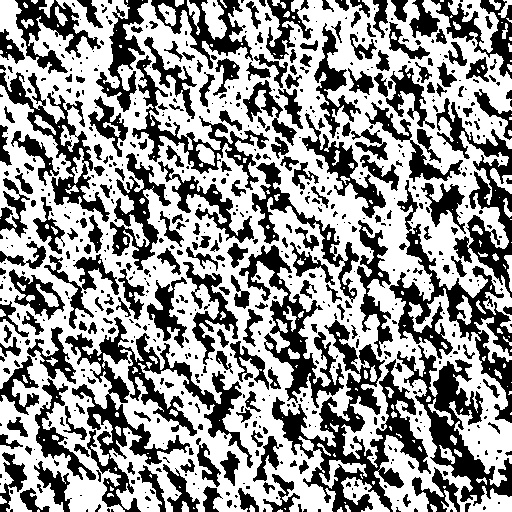
#> input picture Data/Threshold/thresh_noriver8.jpg, 512 x 512 px, found by its file name
$ python descriptorHOG.py   (older library calls are emulated)
#> lines starting #> are read from the running program, lines starting #| are printed output that depends on the picture
"""
=========================================
Creating Histograms using HOG descriptors
=========================================
Project #3 Implementation
"""

import matplotlib.pyplot as plt

from skimage.feature import hog
from skimage import data, exposure
from PIL import Image
import numpy as np
import cv2

image = '/Users/Alex/Dropbox/Documents_WakeForest/Junior/CSC 391/Projects/Project #3/Data/Threshold/thresh_noriver8.jpg'
image = np.array(Image.open(image), dtype=np.uint8)
#> image is the input picture: shape (512, 512); min 0, max 255, mean 148.2
print(image.shape)
#| (512, 512)

fd, hog_image = hog(image, orientations=8, pixels_per_cell=(10, 10),
                    cells_per_block=(1, 1), visualize=True, multichannel=False)
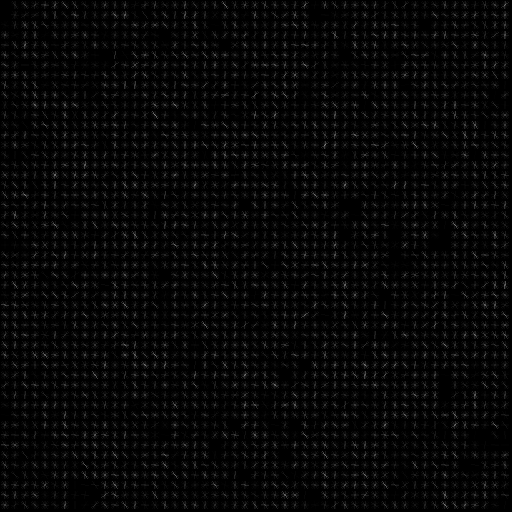
#> hog_image: shape (512, 512) float64; min 0, max 127.2, mean 7.4

print(fd.shape)
#| (20808,)

fig, (ax1, ax2) = plt.subplots(1, 2, figsize=(8, 4), sharex=True, sharey=True)

ax1.axis('off')
ax1.imshow(image, cmap=plt.cm.gray)
ax1.set_title('Input image')

# Rescale histogram for better display
hog_image_rescaled = exposure.rescale_intensity(hog_image, in_range=(0, 10))
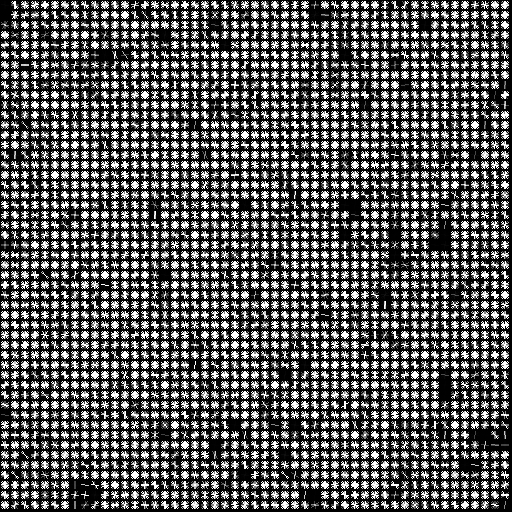
#> hog_image_rescaled: shape (512, 512) float64; min 0, max 1, mean 0.351

ax2.axis('off')
ax2.imshow(hog_image_rescaled, cmap=plt.cm.gray)
ax2.set_title('Histogram of Oriented Gradients')

plt.figure(2)
plt.plot(fd)

plt.show()
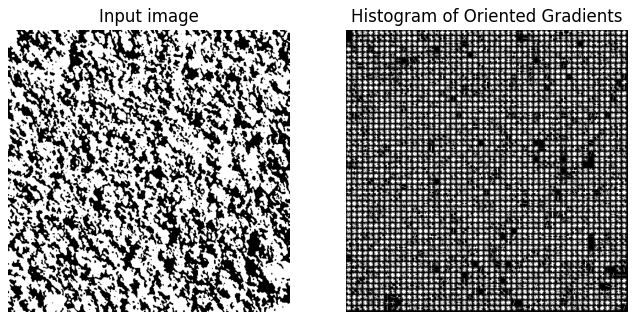
#> figure drawn by matplotlib, 2 panels
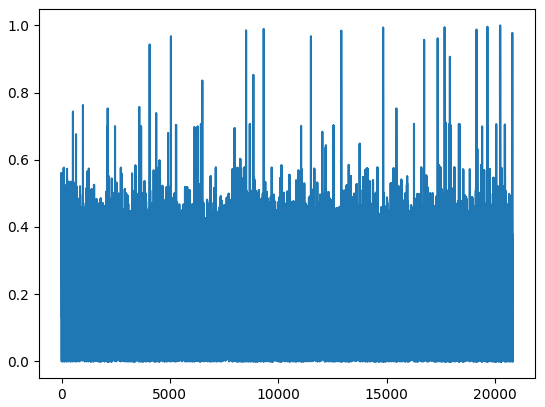
#> figure drawn by matplotlib, 1 panel; curve peaks at x = 20240, y = 1

$ run again, with Data/Threshold/thresh_noriver1.jpg copied over Data/Threshold/thresh_noriver8.jpg
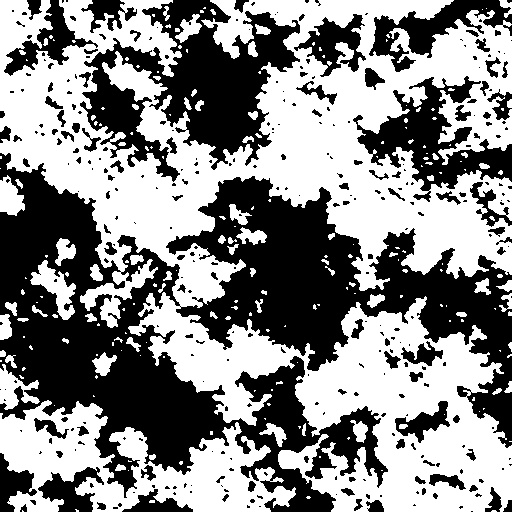
#> input picture Data/Threshold/thresh_noriver1.jpg, 512 x 512 px, found by its file name
#> image is the input picture: shape (512, 512); min 0, max 255, mean 137.6
#| (512, 512)
#| (20808,)
#> `hog_image_rescaled = exposure.rescale_intensity(hog_image, in_range=(0..`:
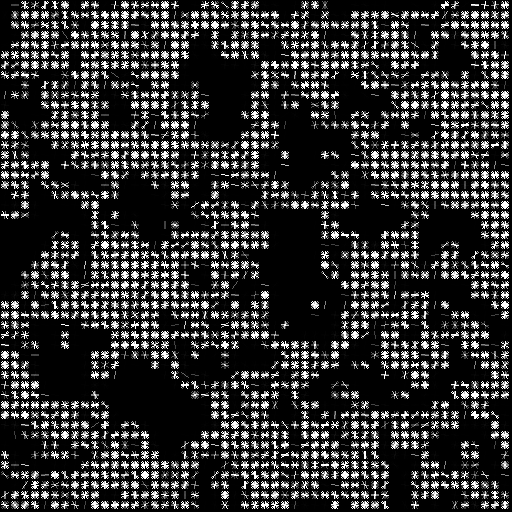
#> hog_image_rescaled: shape (512, 512) float64; min 0, max 1, mean 0.202
#> `plt.show()`:
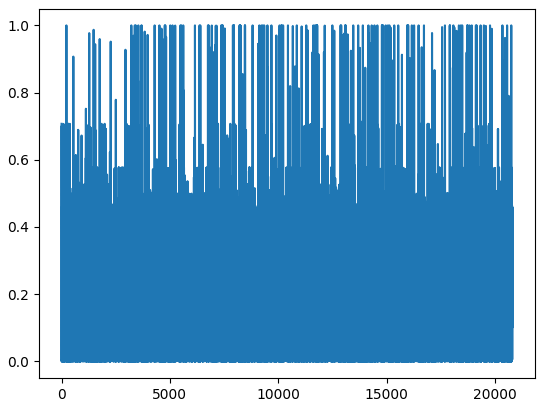
#> figure drawn by matplotlib, 1 panel; curve peaks at x = 224, y = 1

$ run again, with Data/Threshold/thresh_noriver10.jpg copied over Data/Threshold/thresh_noriver8.jpg
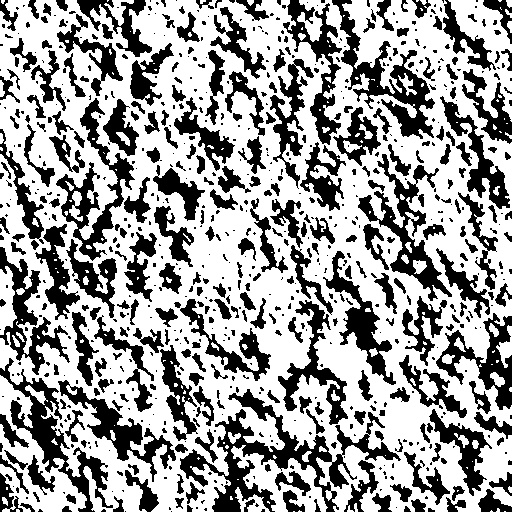
#> input picture Data/Threshold/thresh_noriver10.jpg, 512 x 512 px, found by its file name
#> image is the input picture: shape (512, 512); min 0, max 255, mean 158.6
#| (512, 512)
#| (20808,)
#> `hog_image_rescaled = exposure.rescale_intensity(hog_image, in_range=(0..`:
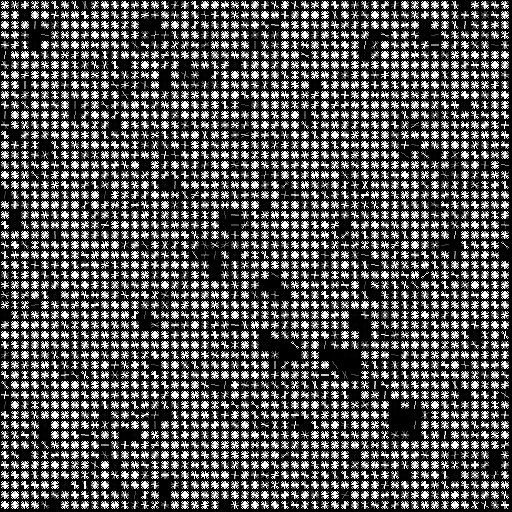
#> hog_image_rescaled: shape (512, 512) float64; min 0, max 1, mean 0.321
#> `plt.show()`:
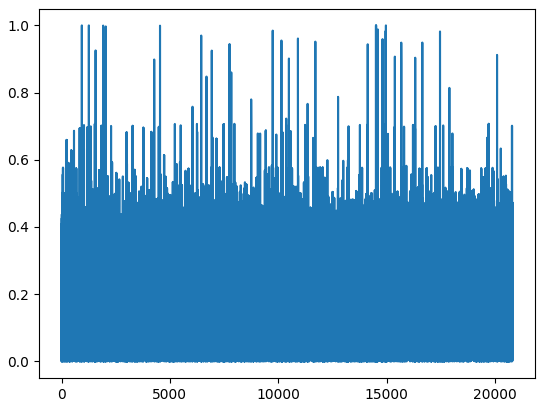
#> figure drawn by matplotlib, 1 panel; curve peaks at x = 936, y = 1

$ run again, with Data/Threshold/thresh_noriver2.jpg copied over Data/Threshold/thresh_noriver8.jpg
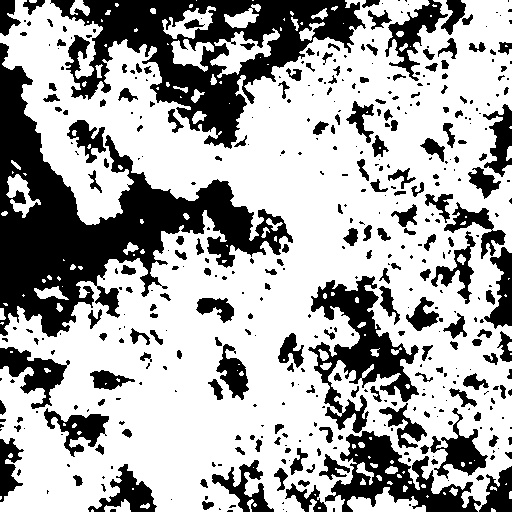
#> input picture Data/Threshold/thresh_noriver2.jpg, 512 x 512 px, found by its file name
#> image is the input picture: shape (512, 512); min 0, max 255, mean 168.6
#| (512, 512)
#| (20808,)
#> `hog_image_rescaled = exposure.rescale_intensity(hog_image, in_range=(0..`:
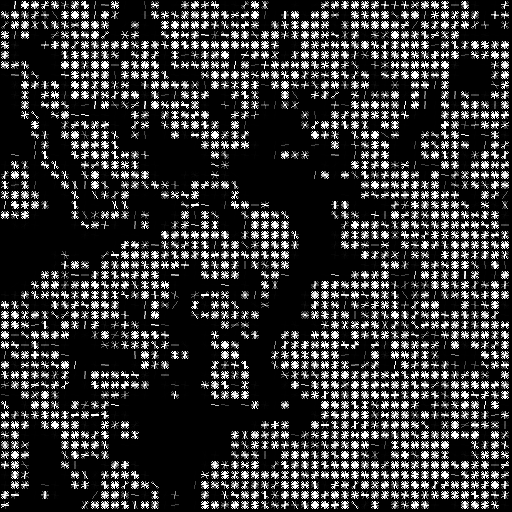
#> hog_image_rescaled: shape (512, 512) float64; min 0, max 1, mean 0.201
#> `plt.show()`:
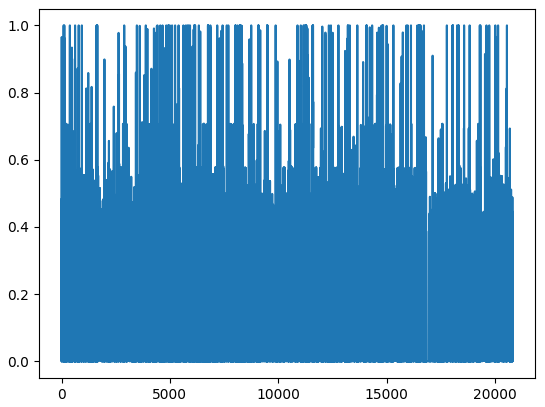
#> figure drawn by matplotlib, 1 panel; curve peaks at x = 96, y = 1
